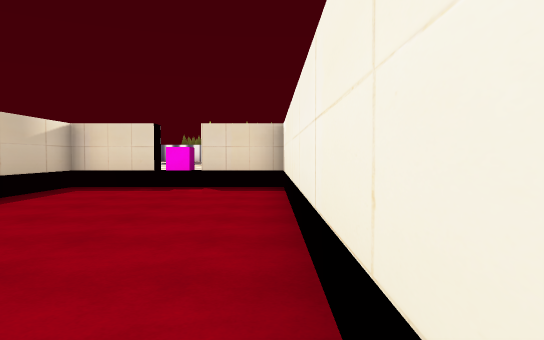
View 1 (above)

24 first-person views from a walk through a scene from a Unity 3-D project. The camera is 1.3 m above the floor, tilts 2° down and sees 70° across. Doors are open. The floor is counted in squares, 2 m on a side. Each view is taken from the middle of a square. On the plan, view 1 faces up. The plan holds only what a view shows up to about 11 squares ahead; the rest is blank. The place goes on beyond the plan. The player character is not drawn.

View 2
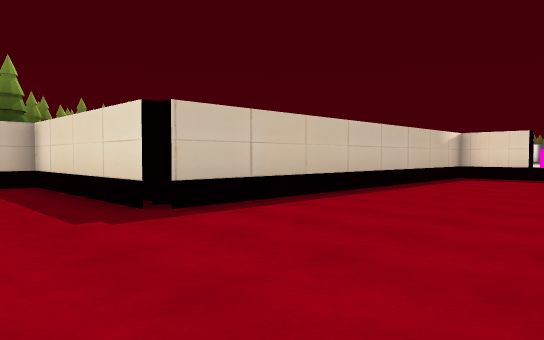

View 3
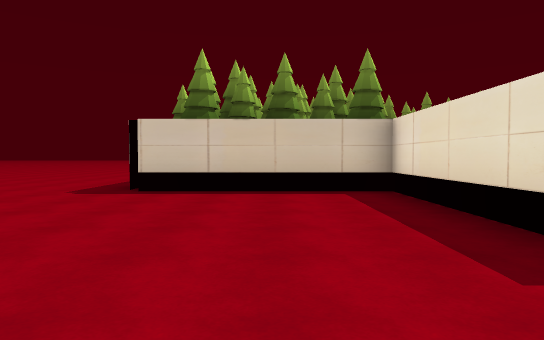

View 4
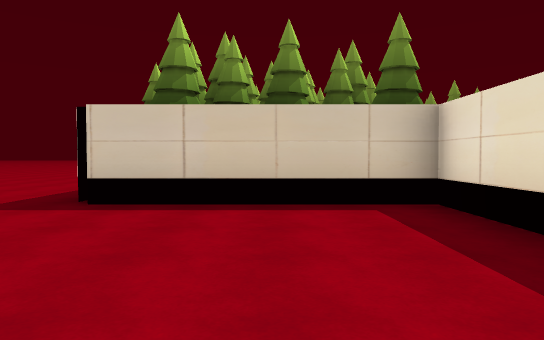

View 5
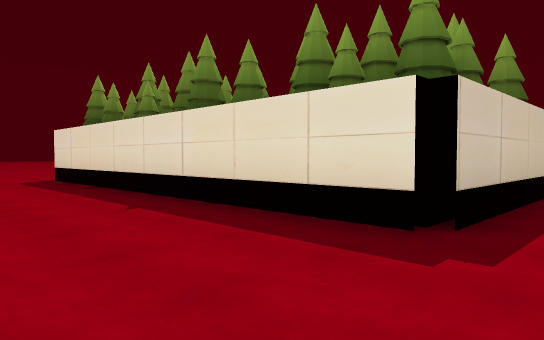

View 6
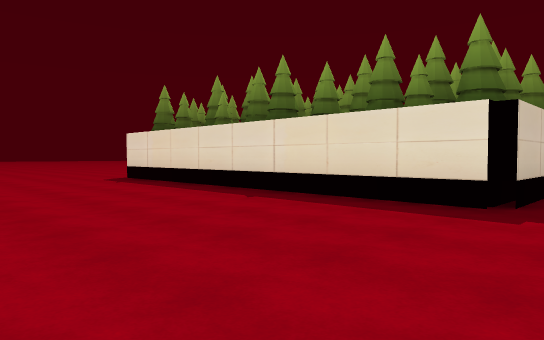

View 7
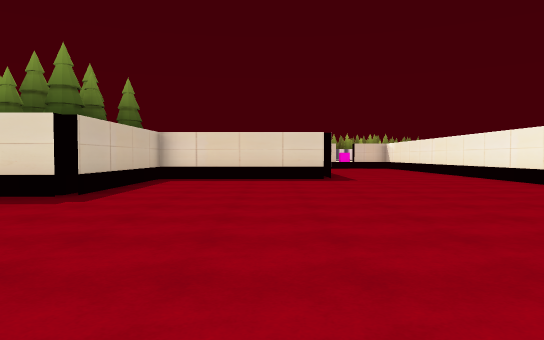

View 8
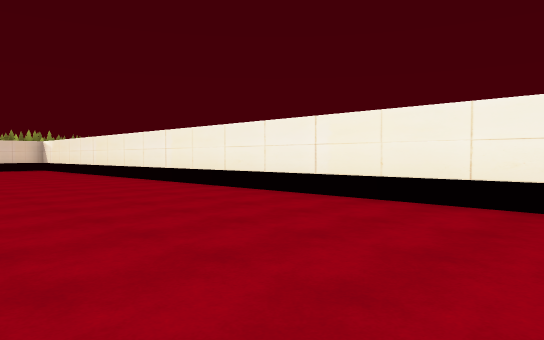

View 9
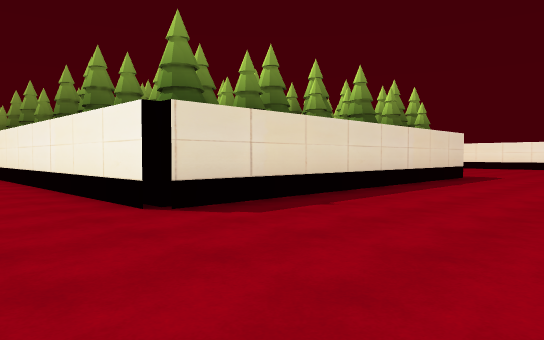

View 10
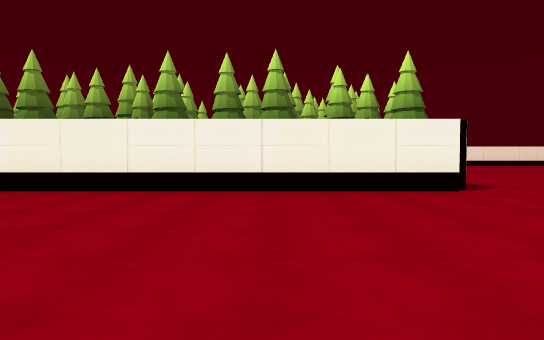

View 11
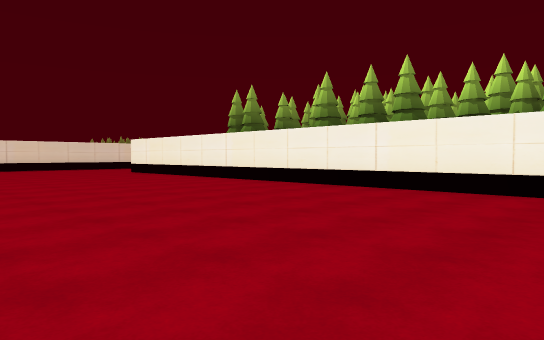

View 12
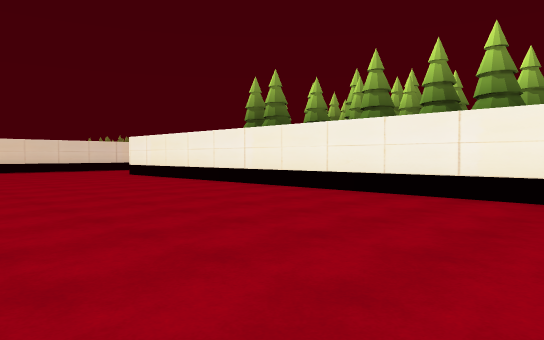

View 13
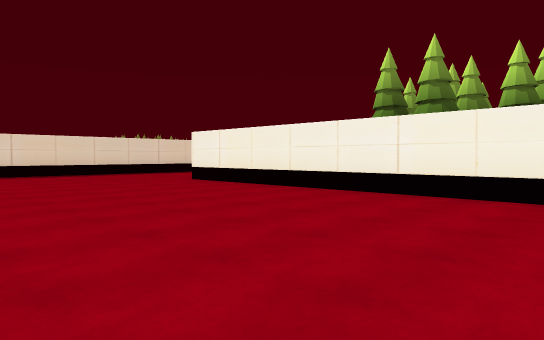

View 14
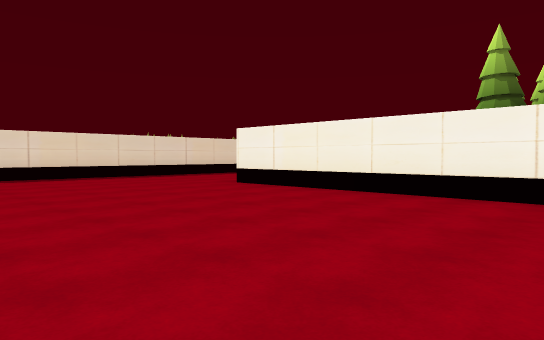

View 15
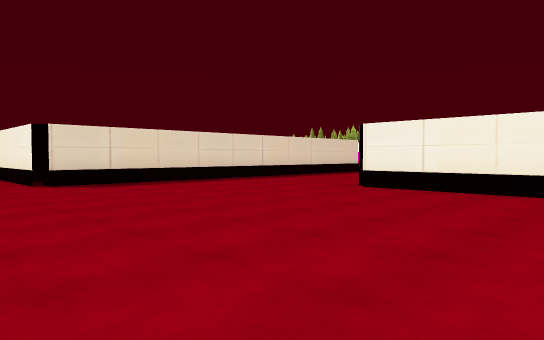

View 16
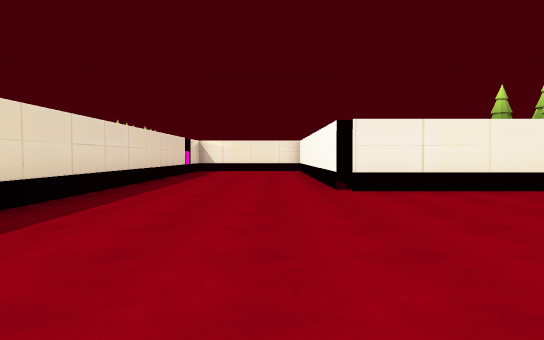

View 17
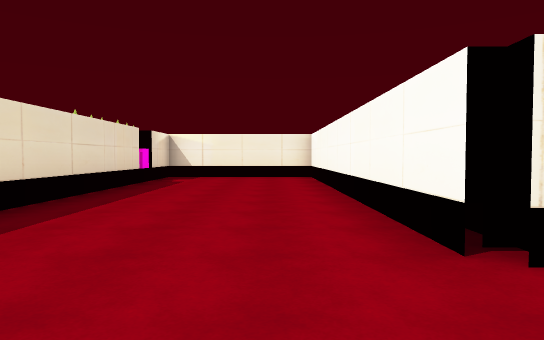

View 18
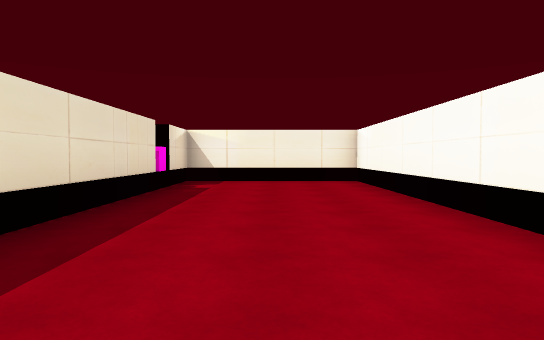

View 19
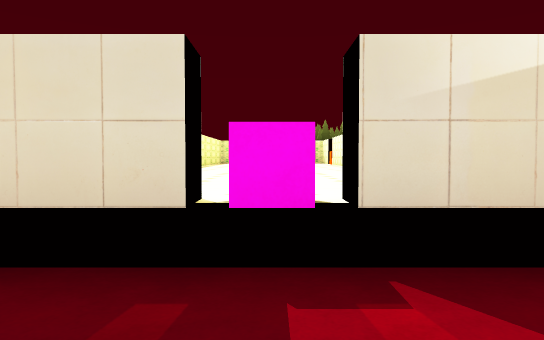

View 20
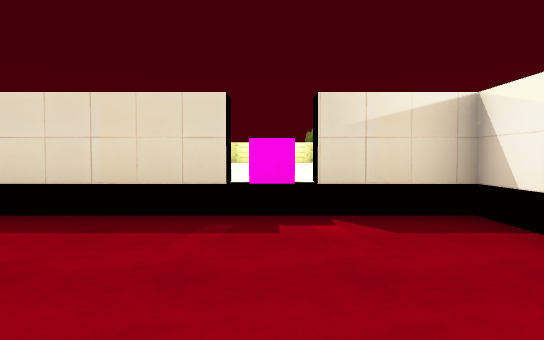

View 21
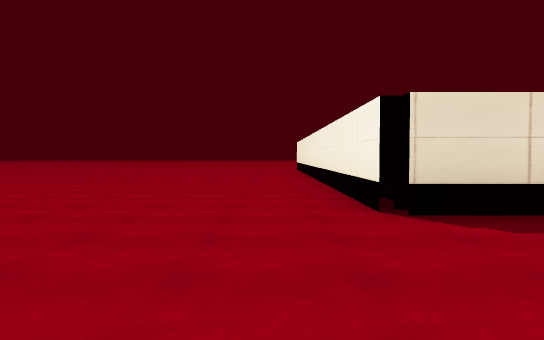

View 22
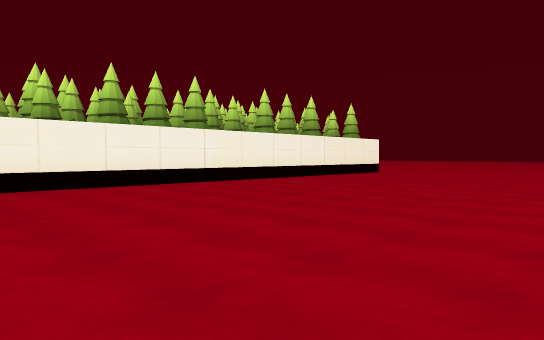

View 23
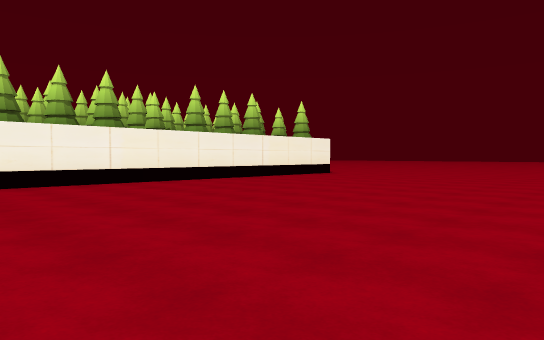

View 24
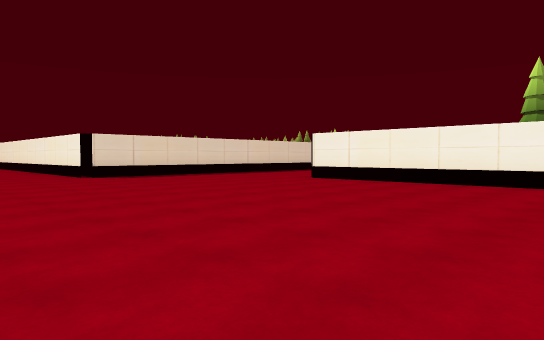

### Floor plan
Points are (right, up) in squares from view 1. A wall is a line through its corners. A room is listed if a view was taken in it or the views show most of it. See-through windows are left out.
Room 1 (views 1, 2, 3, 4, 5, 6, 7, 8, 9, 10, 11, 12, 13, 14, 15, 16, 17, 18, 19, 20, 21, 22, 23, 24)
walls: (-19.8, -0.6) (-19.8, 0.6); (-19.8, 4.4) (-19.8, 5.6); (-19.8, -5.6) (-19.8, -4.4); (-9.2, -2.5) (-9.2, -3.6); (-14.4, -6.8) (-17.6, -6.8); (-19.8, 8.4) (-19.8, 13.5); (-9.2, -5.4) (-9.2, -6.5); (-9.4, -6.8) (-12.6, -6.8); (-4.4, -1.8) (-9.2, -1.8); (-19.5, 13.8) (-9.8, 13.8) (-9.8, 18.2) (-24.5, 18.2); (0.2, 0.2) (0.2, 7.9); (-1.7, 8.8) (-1.7, 8.2); (0.2, 8.2) (-4.2, 8.2) (-4.2, -1.5); (-24.8, 18.5) (-24.8, 21.5); (0.2, -11.1) (0.2, -1.6)
ways out: open door at (-12, 18.5); open door at (-2, 8.5)
objects: other object (-19, -6); other object (-19, -4); other object (-19, -3); other object (-19, -2); other object (-19, -1); other object (-19, 1); other object (-19, 2); other object (-19, 3); other object (-19, 4); other object (-19, 6); other object (-19, 7); other object (-19, 8); other object (-18, -6); other object (-18, -5); other object (-18, -4) to (-17, -4); other object (-18, -3); other object (-18, -1) to (-17, -1); other object (-18, 0); other object (-18, 1) to (-17, 1); other object (-18, 2); other object (-18, 4) to (-17, 4); other object (-18, 5); other object (-18, 6) to (-17, 6); other object (-18, 7); other object (-17, -5); other object (-17, -3) to (-16, -2); other object (-17, -2); other object (-17, 0); other object (-17, 2) to (-16, 3); other object (-17, 3); other object (-17, 5); other object (-17, 7) to (-16, 8); other object (-17, 8) to (-17, 9); other object (-16, -5); other object (-16, -4); other object (-16, 0); other object (-16, 1); other object (-16, 2) to (-15, 2); other object (-16, 5); other object (-16, 6); other object (-16, 7) to (-15, 7); other object (-15, -5); other object (-15, -4); other object (-15, 0) to (-14, 1); other object (-15, 1); other object (-15, 5) to (-14, 6); other object (-15, 8) to (-14, 9); other object (-14, -6); other object (-14, -5) to (-14, -4); other object (-14, -3); other object (-13, -6); other object (-13, -5); other object (-13, -4) to (-12, -4); other object (-13, -3); other object (-12, -5); other object (-12, -3) to (-11, -2); other object (-12, -2) to (-12, -1); other object (-11, -5); other object (-11, -4); other object (-11, -3); other object (-10, -5); other object (-10, -4); other object (-10, -2) to (-10, -1)

Positions as (right, up) in squares from view 1, and headings:
1: (0, 0), facing up
2: (0, -4), facing up-left
3: (-2, -4), facing left
4: (-4, -4), facing left
5: (-8, -10), facing up-left
6: (-8, -12), facing up-left
7: (-6, -13), facing up
8: (-5, -12), facing up-right
9: (-22, -11), facing up-right
10: (-27, -3), facing right
11: (-27, -2), facing up-right
12: (-26, 0), facing up-right
13: (-26, 4), facing up-right
14: (-26, 6), facing up-right
15: (-27, 9), facing up-right
16: (-27, 15), facing right
17: (-22, 15), facing right
18: (-20, 16), facing right
19: (-12, 16), facing up
20: (-12, 14), facing up
21: (-26, 14), facing up
22: (-28, 8), facing down-right
23: (-29, 6), facing down-right
24: (-29, 6), facing up-right
